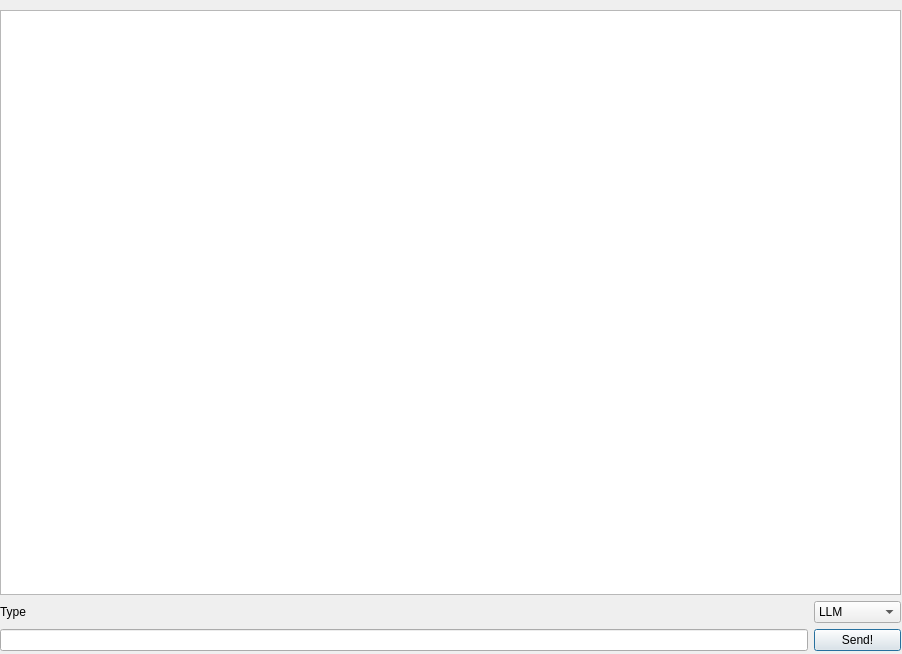
<?xml version="1.0" encoding="UTF-8"?>
<ui version="4.0">
 <class>QCWindow</class>
 <widget class="QDialog" name="QCWindow">
  <property name="geometry">
   <rect>
    <x>0</x>
    <y>0</y>
    <width>902</width>
    <height>654</height>
   </rect>
  </property>
  <property name="sizePolicy">
   <sizepolicy hsizetype="Fixed" vsizetype="Fixed">
    <horstretch>0</horstretch>
    <verstretch>0</verstretch>
   </sizepolicy>
  </property>
  <property name="minimumSize">
   <size>
    <width>902</width>
    <height>654</height>
   </size>
  </property>
  <property name="maximumSize">
   <size>
    <width>902</width>
    <height>654</height>
   </size>
  </property>
  <property name="windowTitle">
   <string>QuickChatter</string>
  </property>
  <property name="windowIcon">
   <iconset theme="applications-accessories"/>
  </property>
  <widget class="QWidget" name="layoutWidget">
   <property name="geometry">
    <rect>
     <x>0</x>
     <y>10</y>
     <width>901</width>
     <height>641</height>
    </rect>
   </property>
   <layout class="QGridLayout" name="gridLayout">
    <item row="3" column="0">
     <widget class="QLabel" name="label">
      <property name="text">
       <string>Type</string>
      </property>
     </widget>
    </item>
    <item row="5" column="0">
     <widget class="QLineEdit" name="lineEdit"/>
    </item>
    <item row="5" column="1">
     <widget class="QPushButton" name="sendButton">
      <property name="text">
       <string>Send!</string>
      </property>
     </widget>
    </item>
    <item row="3" column="1">
     <widget class="QComboBox" name="methodBox">
      <item>
       <property name="text">
        <string>LLM</string>
       </property>
      </item>
      <item>
       <property name="text">
        <string>RiveScript</string>
       </property>
      </item>
     </widget>
    </item>
    <item row="2" column="0" colspan="2">
     <widget class="QPlainTextEdit" name="convoBox">
      <property name="readOnly">
       <bool>true</bool>
      </property>
     </widget>
    </item>
   </layout>
  </widget>
 </widget>
 <resources/>
 <connections/>
</ui>
